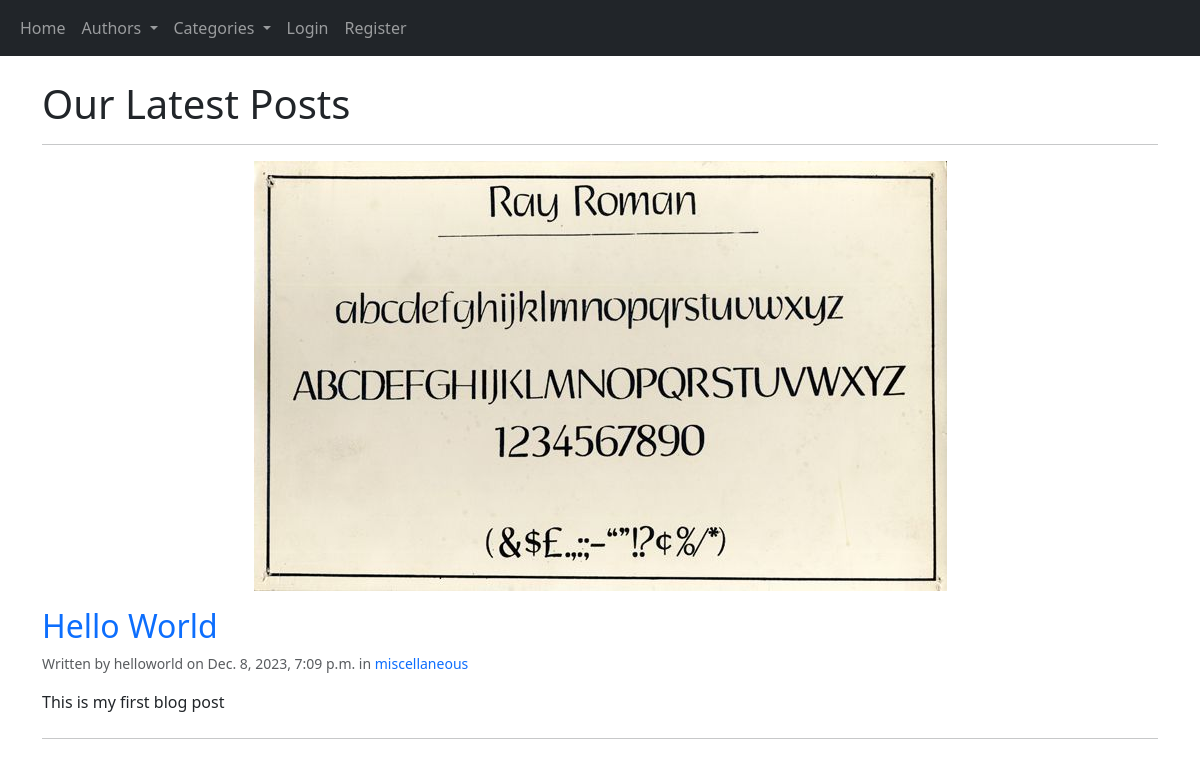
Page /blog/posts/ on the committed database.
### blog/models.py (models this page shows, shortened)
class Post(models.Model):
    STATUS_CHOICES = (
        ('draft', 'Draft'),
        ('published', 'Published'),
    )
    title = models.CharField(max_length=255)
    slug = models.SlugField(max_length=255, unique=True)
    content = models.TextField()
    seo_title = models.CharField(max_length=255, blank=True, null=True)
    seo_description = models.TextField(blank=True, null=True)
    author = models.ForeignKey(User, on_delete=models.CASCADE, related_name='blog_posts', default=None)
    published_date = models.DateTimeField(default=timezone.now)
    created_date = models.DateTimeField(auto_now_add=True)
    updated_date = models.DateTimeField(auto_now=True)
    status = models.CharField(max_length=10, choices=STATUS_CHOICES, default='draft')
    category = models.ForeignKey('Category', on_delete=models.CASCADE, related_name='category', blank=True, null=True)
    image = models.ImageField(upload_to='images/', blank=True, null=True)
    def get_absolute_url(self):
        return reverse('blog:post_detail', kwargs={'slug': self.slug})
    class Meta:
        ordering = ('title',)
        verbose_name = 'post'
        verbose_name_plural = 'posts'
        get_latest_by = 'published_date'

class Category(models.Model):
    name = models.CharField(max_length=255)
    slug = models.SlugField(max_length=255, unique=True)
    def get_absolute_url(self):
        return reverse('blog:category_filter', kwargs={'category_slug': self.slug})
    class Meta:
        ordering = ('name',)
        verbose_name = 'category'
        verbose_name_plural = 'categories'
    def __str__(self):
        return self.name

### blog/views.py (the view)
# urls.py: path('posts/', list_of_posts, name='list_of_posts'),
def list_of_posts(request):
    posts = Post.objects.filter(status='published')
    paginator = Paginator(posts, 3)
    page = request.GET.get('page')
    try:
        posts = paginator.page(page)
    except PageNotAnInteger:
        posts = paginator.page(1)
    except EmptyPage:
        if int(page) > paginator.num_pages:
            posts = paginator.page(paginator.num_pages)
        else:
            posts = paginator.page(1)
    context = {'posts': posts, 'page': page}
    template = 'blog/post/list_of_posts.html'
    return render(request, template, context)

### blog/context_processors.py (called while the page is built)
def user_context(request):
    author = User.objects.all()
    user = request.user
    return {'authors': author, 'user': user}

def categories_context(request):
    categories = Category.objects.all()
    return {'categories': categories}

### templates/blog/post/list_of_posts.html (shortened to what this page needs)
{% extends 'blog/base.html' %}
{% block content %}
    <div class="container mt-4">
        <div class="page-header">
            <h1>
                {% if category %}
                    Our Latest Posts on {{ category.name }}
                {% elif author %}
                    Latest Posts by {{ author }}
                {% else %}
                    Our Latest Posts
                {% endif %}
            </h1>
        </div>
        <hr>
        {% if posts %}
            {% for post in posts %}
                <div class="mb-4">
                    <div class="d-flex justify-content-center">
                        {% if post.image %}
                        <img src="{{ post.image.url|safe }}" alt="{{ post.title }}" class="img-fluid mb-3"
                             style="max-width: 70%; height: auto;">
                    {% endif %}
                    </div>
                    <h2 class="mb-2">
                        <a class="text-decoration-none" href="{{ post.get_absolute_url }}">
                            {{ post.title }}
                        </a>
                    </h2>
                    <p class="text-muted small">
                        Written by {{ post.author.username }} on
                        {% if post.status == 'published' %}
                            {{ post.published_date }}
                        {% else %}
                            {{ post.updated_date }}
                        {% endif %} in
                        {% if not category %}
                            <a class="text-decoration-none" href="{{ post.category.get_absolute_url }}">
                                {{ post.category }}
                            </a>
                        {% endif %}
                    </p>
                    <p>{{ post.content|truncatewords:40 }}</p>
                </div>
                <hr>
            {% endfor %}
        {% else %}
            <p>No posts found</p>
        {% endif %}
    </div>
{% endblock %}

### rows in the picture
Post: image (picture), title "Hello World", author.username "helloworld", published_date "Dec. 8, 2023, 7:09 p.m.", category "miscellaneous", content "This is my first blog post"
